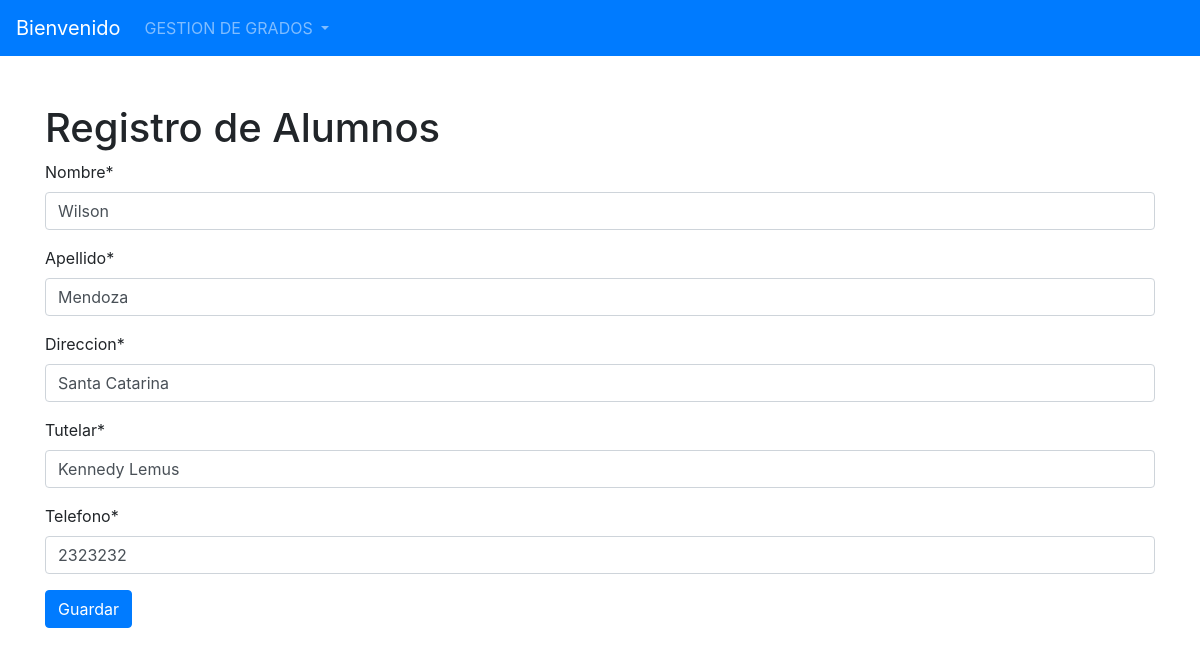
The page /editarAlumnos/1 on the database its author committed.
### Models/Alumno/models.py (models this page shows, shortened)
class Alumno(models.Model):
    id_alumno= models.AutoField(primary_key=True)
    Nombre =  models.CharField(max_length=30)
    Apellido = models.CharField(max_length=30)
    Direccion = models.CharField(max_length=30)
    Tutelar = models.CharField(max_length=30)
    Telefono= models.IntegerField()

### Models/Alumno/views.py (the view)
# urls.py: path("editarAlumnos/<id>",FormularioAlumnoView.modificarAlumno, name="MODIFICARALUMNO"),
    def modificarAlumno(request, id):
            MOD= Alumno.objects.get(id_alumno=id)
            data = {
                'form': FormularioAlumno(instance=MOD)
            }
            if request.method == 'POST':
                formulario = FormularioAlumno(data=request.POST, instance=MOD)
                if formulario.is_valid():
                    formulario.save()
                    data['mensaje'] = "Se ha actualizado el registro."
                    data['form'] = formulario
            return render(request, 'Modificar_alumno.html', data)

### Models/Alumno/FormsAlumno.py
class FormularioAlumno(forms.ModelForm):
    class Meta:
        model = Alumno
        fields = '__all__'

### Templates/Modificar_alumno.html (shortened to what this page needs)
{% extends 'index.html' %}
{% load crispy_forms_tags %}
{% block content %}
  <div id="content-wrapper" class="d-flex flex-column">
    <h1>Registro de Alumnos </h1>
    <form action = "" method="POST" >
        {{ form|crispy}}
            <button type="submit" class="btn btn-primary">Guardar</button>
    </form>
    </div>
{% endblock %}

### rows shown on the page
Alumno: Nombre "Wilson", Apellido "Mendoza", Direccion "Santa Catarina", Tutelar "Kennedy Lemus", Telefono "2323232"
